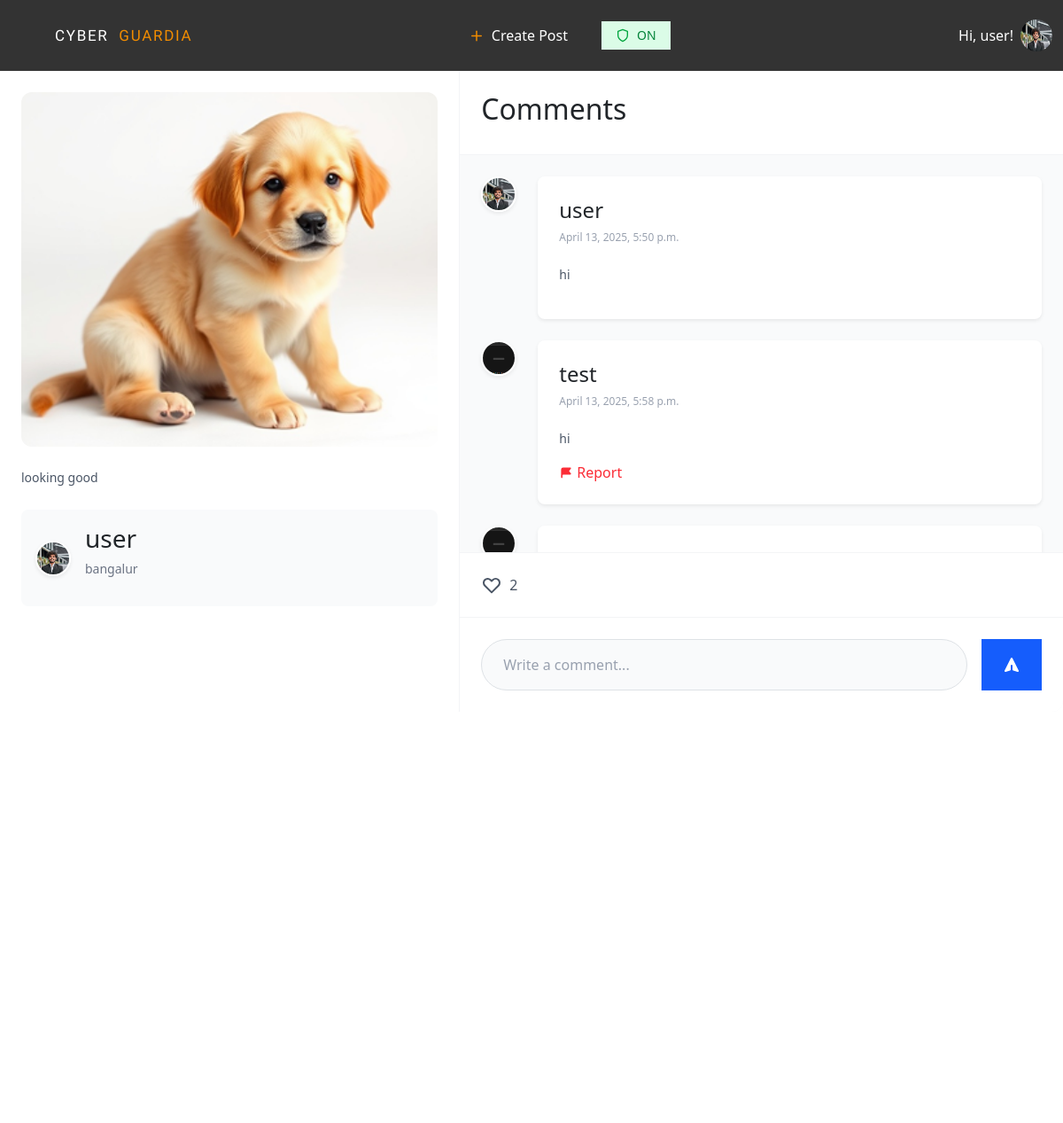
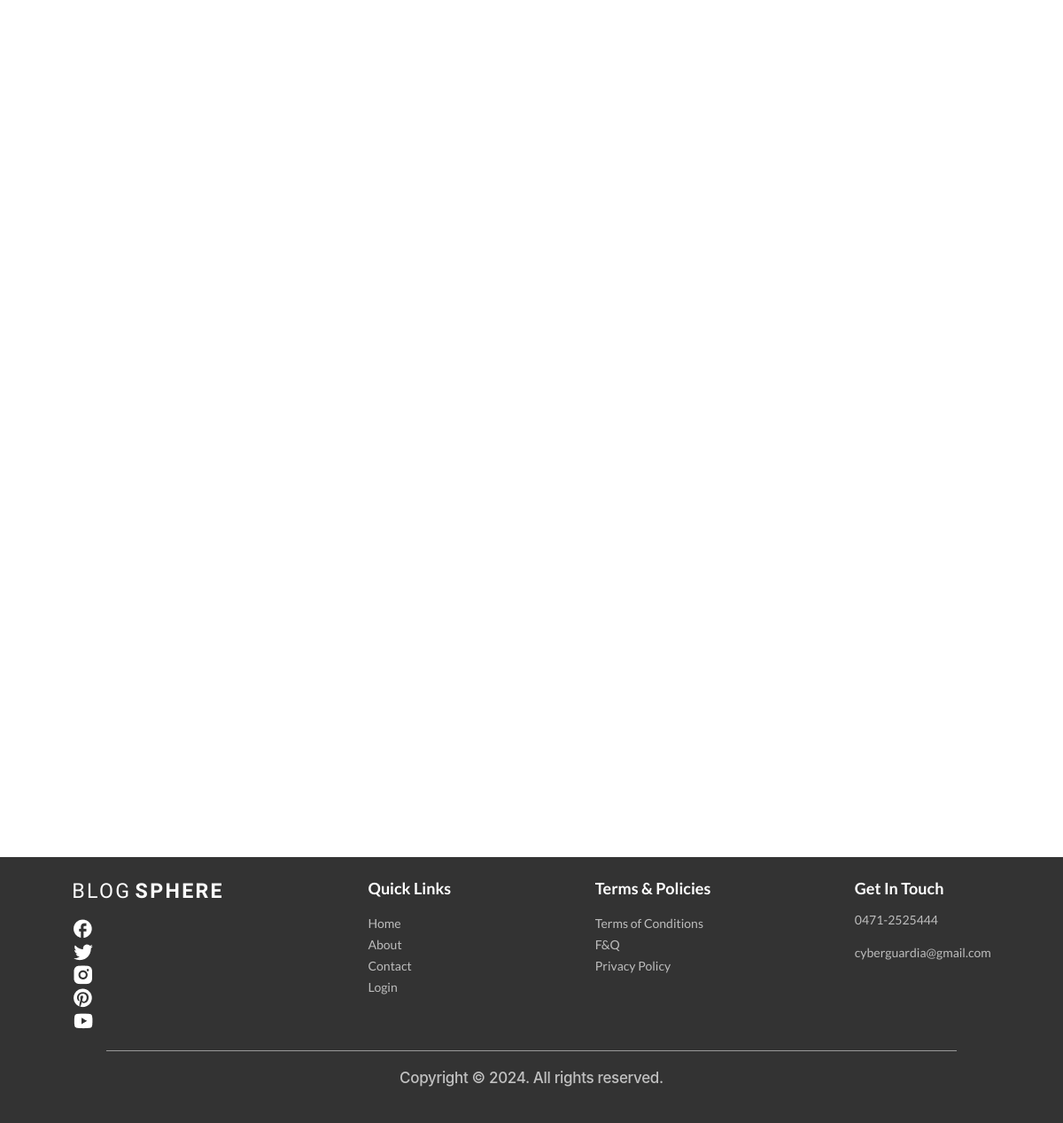
The app's page /posts/post/7/ (signed in) with its own data (2 pictures, top to bottom).
### account/models.py (models this page shows)
class User(AbstractUser):
    USER_TYPE_CHOICES = (
        ('normal', 'Normal User'),
        ('advertiser', 'Advertiser'),
    )
    user_type = models.CharField(max_length=20, choices=USER_TYPE_CHOICES, default='normal')

### accounts/models.py (models this page shows, shortened)
class Profile(models.Model):
    user = models.OneToOneField(User, on_delete=models.CASCADE)
    area_of_interest = models.CharField(max_length=255, blank=True)
    age = models.IntegerField(null=True)
    country = models.CharField(max_length=20, null=True)
    state = models.CharField(max_length=20, null=True)
    safe_mode = models.BooleanField(default=True)
    profile_image = models.ImageField(upload_to='profile_images/', null=True, blank=True)

### posts/models.py (models this page shows, shortened)
class Post(models.Model):
    user = models.ForeignKey(User, on_delete=models.CASCADE)
    content = models.TextField(blank=True)
    location = models.CharField(max_length=255, blank=True)
    image = models.ImageField(upload_to='post_images/', blank=True, null=True)
    created_at = models.DateTimeField(auto_now_add=True)

class Comment(models.Model):
    user = models.ForeignKey(User, on_delete=models.CASCADE)
    post = models.ForeignKey(Post, on_delete=models.CASCADE, related_name="comments")
    text = models.TextField()
    created_at = models.DateTimeField(auto_now_add=True)
    flagged = models.BooleanField(default=False)
    reported = models.BooleanField(default=False)

### posts/views.py (the view)
# urls.py: path('post/<int:post_id>/', post_details, name='post_details'),
@never_cache
@login_required
def post_details(request, post_id):
    post = get_object_or_404(Post, id=post_id)
    return render(request, "posts/post_details.html", {"post": post})

### posts/templates/posts/post_details.html (shortened to what this page needs)
{% extends "base.html" %}
{% block content %}
<div class="bg-white rounded-xl w-full h-full flex overflow-hidden">
    <div class="w-1/2 p-6 flex flex-col">
        <img
            src="{{ post.image.url }}"
            alt="Post"
            class="w-full h-[400px] object-cover rounded-xl mb-4"
        />
        <p class="text-gray-600 mb-4 text-sm leading-relaxed">
            {{ post.content }}
        </p>
        <div class="flex items-center gap-3 mb-4 p-3 bg-gray-50 rounded-lg">
            <img
                src="{{ post.user.profile.profile_image.url }}"
                alt="Profile"
                class="w-10 h-10 rounded-full object-cover border-2 border-white shadow-sm"
            />
            <div>
                <h3 class="font-semibold text-gray-900">{{ post.user.username }}</h3>
                <p class="text-sm text-gray-500">{{ post.location }}</p>
            </div>
        </div>
    </div>
    <div class="w-2/3 flex flex-col bg-gray-50 border-l border-gray-100">
        <div class="p-6 bg-white border-b border-gray-100">
            <h2 class="text-xl font-bold text-gray-900">Comments</h2>
        </div>
        <div class="flex-1 overflow-y-auto p-6 space-y-6 max-h-[28rem]" id="comments-list-{{ post.id }}">
            {% for comment in post.comments.all %}
            <div class="flex gap-4 group">
                <img
                    src="{{ comment.user.profile.profile_image.url }}"
                    alt="User"
                    class="w-10 h-10 rounded-full object-cover border-2 border-white shadow-sm"
                />
                <div class="flex-1 bg-white p-4 rounded-lg shadow-sm">
                    <div class="flex items-start justify-between">
                        <div>
                            <h4 class="text-gray-900 font-semibold">
                                {{ comment.user.username }}
                            </h4>
                            <p class="text-gray-400 text-xs">
                                {{ comment.created_at }}
                            </p>
                        </div>
                    </div>
                    <p class="text-gray-600 mt-2 text-sm">
                        {{ comment.text }}
                    </p>
                    {% if comment.user != request.user %}
                    <button class="report-btn flex items-center gap-1 text-sm text-red-500 hover:text-red-600 transition-colors"
                            data-comment-id="{{ comment.id }}"
                            title="Report this comment">
                        <svg xmlns="http://www.w3.org/2000/svg" class="h-4 w-4" viewBox="0 0 20 20" fill="currentColor">
                            <path fill-rule="evenodd" d="M3 6a3 3 0 013-3h10a1 1 0 01.8 1.6L14.25 8l2.55 3.4A1 1 0 0116 13H6a1 1 0 00-1 1v3a1 1 0 11-2 0V6z" clip-rule="evenodd" />
                        </svg>
                        <span>Report</span>
                    </button>
                    {% endif %}
                </div>
            </div>
            {% endfor %}
        </div>
        <div class="p-4 bg-white border-t border-gray-100">
            <button class="like-button flex items-center space-x-2 text-gray-600 hover:text-red-500 transition-colors duration-200" data-post-id="{{ post.id }}">
                <svg id="like-icon-{{ post.id }}" class="w-6 h-6" fill="{% if post.is_liked_by_user %}red{% else %}none{% endif %}" stroke="currentColor" viewBox="0 0 24 24">
                    <path stroke-linecap="round" stroke-linejoin="round" stroke-width="2"
                        d="M4.318 6.318a4.5 4.5 0 000 6.364L12 20.364l7.682-7.682a4.5 4.5 0 00-6.364-6.364L12 7.636l-1.318-1.318a4.5 4.5 0 00-6.364 0z" />
                </svg>
                <span id="likes-count-{{ post.id }}" class="font-medium">{{ post.likes.count }}</span>
            </button>
        </div>
        <div class="p-4 bg-white border-t border-gray-100">
            <form class="comment-form" data-post-id="{{ post.id }}">
                <div class="flex gap-3">
                    <div class="relative flex-grow">
                        <input
                            type="text"
                            name="text"
                            placeholder="Write a comment..."
                            class="comment-input w-full px-4 py-3 bg-gray-50 border border-gray-200 rounded-full text-sm focus:outline-none focus:ring-2 focus:ring-blue-500 focus:border-transparent transition-all duration-200 placeholder-gray-400"
                        >
                    </div>
                    <button
                        type="submit"
                        class="inline-flex items-center px-4 py-2 bg-blue-600 hover:bg-blue-700 text-white rounded-full transition-colors duration-200 focus:outline-none focus:ring-2 focus:ring-offset-2 focus:ring-blue-500"
                    >
                        <svg xmlns="http://www.w3.org/2000/svg" class="h-5 w-5" viewBox="0 0 20 20" fill="currentColor">
                            <path d="M10.894 2.553a1 1 0 00-1.788 0l-7 14a1 1 0 001.169 1.409l5-1.429A1 1 0 009 15.571V11a1 1 0 112 0v4.571a1 1 0 00.725.962l5 1.428a1 1 0 001.17-1.408l-7-14z" />
                        </svg>
                    </button>
                </div>
            </form>
        </div>
    </div>
</div>
{% endblock %}

### templates/base.html (shortened to what this page needs)
{% load static %}
<!doctype html>
<html>
    <head>
        <script src="https://cdn.jsdelivr.net/npm/@tailwindcss/browser@4"></script>
        <link
            rel="stylesheet"
            href="https://cdnjs.cloudflare.com/ajax/libs/font-awesome/6.0.0/css/all.min.css"
        />
        <link
            href="https://cdn.jsdelivr.net/npm/bootstrap@5.3.3/dist/css/bootstrap.min.css"
            rel="stylesheet"
        />
        <link
            rel="stylesheet"
            href="https://cdnjs.cloudflare.com/ajax/libs/font-awesome/6.7.2/css/fontawesome.min.css"
        />
        <link
            href="https://cdn.jsdelivr.net/npm/bootstrap-icons/font/bootstrap-icons.css"
            rel="stylesheet"
        />
        <link rel="stylesheet" href="{% static 'css/index.css' %}" />
        <link rel="stylesheet" href="font.css" />
    </head>
    <body class="min-h-screen flex flex-col">
        <nav class="navbar navbar-expand-sm">
            <div class="container-fluid">
                <a class="navbar-brand logo" href="{% url 'home' %}">
                    <span class="logo_Blog_Color">CYBER</span>&nbsp;
                    <span class="logo_color">GUARDIA</span>
                </a>
                <ul class="navbar-nav navbar_list mx-auto">
                    {% if request.user.user_type == 'normal' and not request.user.is_superuser %}
                    <li class="nav-item navbar_nav-item flex justify-center items-center">
                        <svg width="18" height="19" viewBox="0 0 18 19" fill="none" xmlns="http://www.w3.org/2000/svg">
                            <path d="M3.75 9.5H14.25" stroke="#F18C00" stroke-width="1.5" stroke-linecap="round" stroke-linejoin="round"/>
                            <path d="M9 4.25V14.75" stroke="#F18C00" stroke-width="1.5" stroke-linecap="round" stroke-linejoin="round"/>
                        </svg>
                        <a class="nav-link navbar_links" href="{% url 'create_post' %}">
                            Create Post
                        </a>
                    </li>
                    <li class="nav-item navbar_nav-item flex justify-center items-center">
                        <form action="{% url 'toggle_safe_mode' %}" method="POST" class="m-0">
                            <button type="submit" class="flex items-center gap-2 px-3 py-1.5 rounded-full transition-all duration-300 {% if request.user.profile.safe_mode %}bg-green-100 hover:bg-green-200{% else %}bg-red-100 hover:bg-red-200{% endif %}">
                                <svg width="16" height="16" viewBox="0 0 24 24" fill="none" stroke="currentColor" stroke-width="2" stroke-linecap="round" stroke-linejoin="round" class="{% if request.user.profile.safe_mode %}text-green-600{% else %}text-red-600{% endif %}">
                                    <path d="M12 22s8-4 8-10V5l-8-3-8 3v7c0 6 8 10 8 10z"/>
                                </svg>
                                <span class="text-sm font-medium {% if request.user.profile.safe_mode %}text-green-700{% else %}text-red-700{% endif %}">
                                     {% if request.user.profile.safe_mode %}ON{% else %}OFF{% endif %}
                                </span>
                            </button>
                        </form>
                    </li>
                    {% endif %}
                </ul>
                <div class="d-flex ms-auto">
                    {% if request.user.is_authenticated %}
                    <div class="relative" id="profile-dropdown">
                        <button onclick="toggleProfileMenu()" class="flex items-center gap-2 hover:text-orange-500 transition-colors cursor-pointer">
                            <div class="flex items-center gap-2">
                                <span class="nav-link navbar_links">Hi, {{user.username}}!</span>
                                <img src="{% if user.profile.profile_image %}{{ user.profile.profile_image.url }}{% else %}{% static 'Images/images.png' %}{% endif %}" alt="Profile" class="w-9 h-9 rounded-full"/>
                            </div>
                        </button>
                    </div>
                    {% endif %}
                </div>
            </div>
        </nav>
        {% block content %}
        {% endblock content %}
        <div class="footerBG mt-auto py-4">
            <div class="footerComponents">
                <div class="footer_sec_one">
                    <p>
                        <span class="footer_blog_color">BLOG</span>
                        <span class="footer_sphere_color">SPHERE</span>
                    </p>
                    <div class="footerIcons">
                        <a href="https://www.facebook.com/login/" target="_blank" rel="noopener noreferrer">
                            <img class="IconSpacing" src="{% static 'Images/fb.png' %}" alt="Facebook"/>
                        </a>
                        <a href="https://x.com/i/flow/login?lang=en&mx=2" target="_blank" rel="noopener noreferrer">
                            <img class="IconSpacing" src="{% static 'Images/twitter.png' %}" alt="Twitter"/>
                        </a>
                        <a href="https://www.instagram.com/accounts/emailsignup/" target="_blank" rel="noopener noreferrer">
                            <img class="IconSpacing" src="{% static 'Images/insta.png' %}" alt="Instagram"/>
                        </a>
                        <a href="https://in.pinterest.com/login/" target="_blank" rel="noopener noreferrer">
                            <img class="IconSpacing" src="{% static 'Images/pinterest.png' %}" alt="Pinterest"/>
                        </a>
                        <a href="https://www.youtube.com/account" target="_blank" rel="noopener noreferrer">
                            <img class="IconSpacing" src="{% static 'Images/ytb.png' %}" alt="YouTube"/>
                        </a>
                    </div>
                </div>
                <div class="footer_sec_two">
                    <p class="footer_QuickLinks">Quick Links</p>
                    <ul>
                        <li><a class="footerList" href="/">Home</a></li>
                        <li><a class="footerList" href="/about">About</a></li>
                        <li><a class="footerList" href="/contact">Contact</a></li>
                        <li><a class="footerList" href="/login">Login</a></li>
                    </ul>
                </div>
                <div class="footer_sec_three">
                    <p class="footer_terms_and_polices">Terms & Policies</p>
                    <ul>
                        <li><a class="footerList" href="/terms-of-conditions">Terms of Conditions</a></li>
                        <li><a class="footerList" href="/f&q">F&Q</a></li>
                        <li><a class="footerList" href="/privacy-policy">Privacy Policy</a></li>
                    </ul>
                </div>
                <div class="footer_sec_four">
                    <p class="footer_get_in_touch">Get In Touch</p>
                    <ul>
                        <li class="footerList">0471-2525444</li>
                        <li class="footerList">cyberguardia@gmail.com</li>
                    </ul>
                </div>
            </div>
            <hr class="footer_bottom_line" />
            <p class="Footer_copyright">
                Copyright &copy; 2024. All rights reserved.
            </p>
        </div>
</body>
</html>

### records on screen
User: username "user", profile_image (picture)
Post: image (picture), content "looking good", user.profile.profile_image (picture), user.username "user", location "bangalur", likes.count "2"
Comment: user.profile.profile_image (picture), user.username "user", created_at "April 13, 2025, 5:50 p.m.", text "hi"
Comment: user.profile.profile_image (picture), user.username "test", created_at "April 13, 2025, 5:58 p.m.", text "hi"
Comment: user.profile.profile_image (picture)
